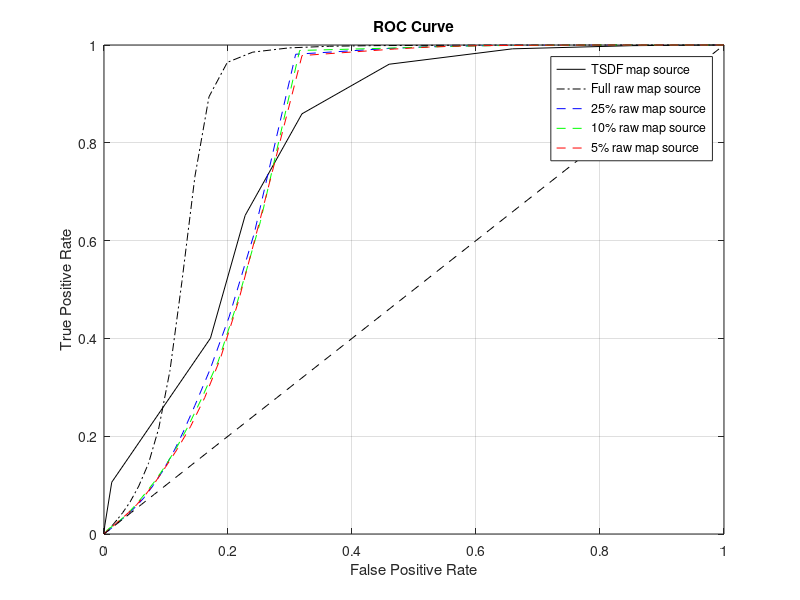
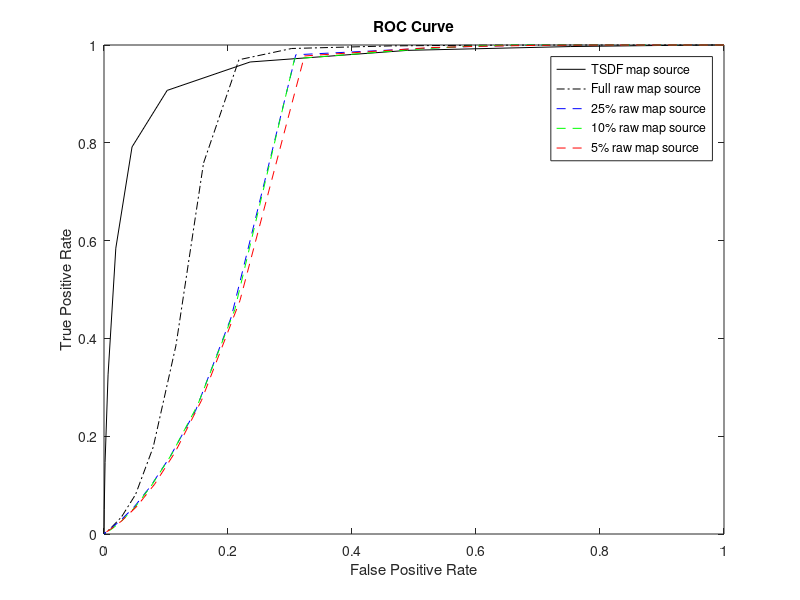
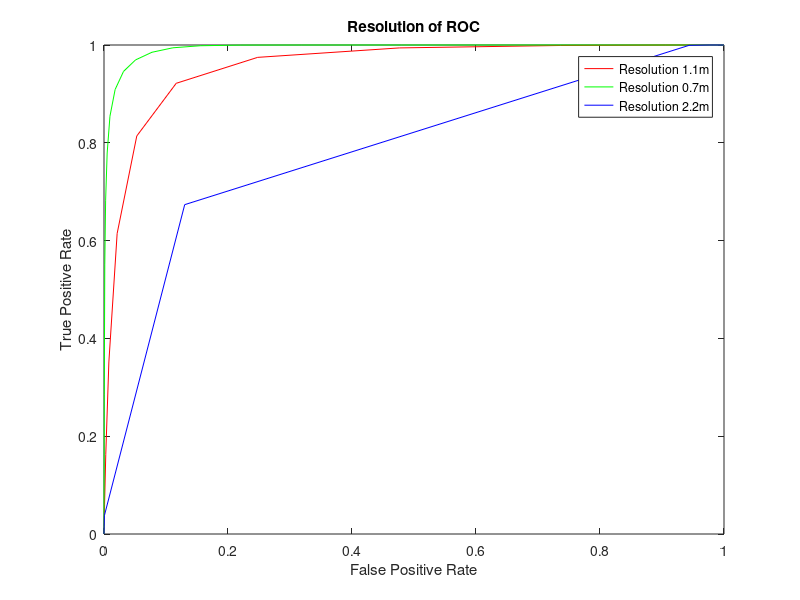

MATLAB code for these plots, in order:
clc; clear all; close all;

%%
figure('Name','Bin Source Benchmark');
fprintf('-Bin source Benchmark\n');
fprintf('Resolution of Raw pointcloud: 1m\n');

% TSDF Map
A =[0, 1, 1, 0.217548;
0.05, 1, 1, 0.217548;
0.1, 0.996439, 1, 0.218156;
0.15, 0.961556, 0.999825, 0.22426;
0.2, 0.852182, 0.998659, 0.245711;
0.25, 0.658834, 0.992175, 0.29479;
0.3, 0.459876, 0.960687, 0.364674;
0.35, 0.319286, 0.859272, 0.413508;
0.4, 0.227666, 0.651561, 0.396176;
0.45, 0.171676, 0.40037, 0.303852;
0.5, 0.0124981, 0.105888, 0.177101;
0.55, 0.00115461, 0.0165091, 0.0322186;
0.6, 0.000157999, 0.00288508, 0.00574704;
0.65, 1.01281e-05, 0.000451704, 0.000902935;
0.7, 0, 0, -nan;
0.75, 0, 0, -nan;
0.8, 0, 0, -nan;
0.85, 0, 0, -nan;
0.9, 0, 0, -nan;
0.95, 0, 0, -nan;
1.0, 0, 0, 0];

Prob = A(:, 1);
fpr = A(:, 2);
tpr = A(:, 3);

plot(fpr, tpr, 'k-'); hold on;
x_order = fpr(end:-1:1); %fliplr
y_order = tpr(end:-1:1); %fliplr

fprintf('TSDF Map AOC: %f \n', trapz(x_order, y_order));
% Raw Map

A =[0, 1, 1, 0.508077;
0.025, 0.99833, 1, 0.508495;
0.05, 0.991038, 1, 0.510327;
0.075, 0.978352, 1, 0.513546;
0.1, 0.960177, 1, 0.518229;
0.125, 0.937548, 1, 0.524181;
0.15, 0.911179, 1, 0.531291;
0.175, 0.881982, 1, 0.539392;
0.2, 0.850119, 1, 0.54852;
0.225, 0.815308, 0.999988, 0.558847;
0.25, 0.777584, 0.999965, 0.570482;
0.275, 0.736528, 0.999935, 0.583707;
0.3, 0.690834, 0.999885, 0.59916;
0.325, 0.641142, 0.999794, 0.616908;
0.35, 0.582405, 0.999601, 0.639258;
0.375, 0.512453, 0.999257, 0.668047;
0.4, 0.434915, 0.998661, 0.703076;
0.425, 0.363901, 0.997431, 0.738265;
0.45, 0.298219, 0.994112, 0.773151;
0.475, 0.239861, 0.985391, 0.804447;
0.5, 0.198863, 0.964478, 0.820987;
0.525, 0.169339, 0.894225, 0.804834;
0.55, 0.1467, 0.731665, 0.725953;
0.575, 0.125652, 0.515971, 0.586569;
0.6, 0.106383, 0.334172, 0.433941;
0.625, 0.0883769, 0.216584, 0.312144;
0.65, 0.0718601, 0.144674, 0.22538;
0.675, 0.0560105, 0.097847, 0.162226;
0.7, 0.04202, 0.0654261, 0.114103;
0.725, 0.0300767, 0.0435176, 0.0789966;
0.75, 0.0207006, 0.0284714, 0.0532895;
0.775, 0.0137827, 0.0182087, 0.0348525;
0.8, 0.00875429, 0.011405, 0.022181;
0.825, 0.00545153, 0.00701214, 0.0137822;
0.85, 0.00324817, 0.00414034, 0.0081952;
0.875, 0.00162863, 0.00204668, 0.00407218;
0.9, 0.000655093, 0.000745848, 0.0014887;
0.925, 0.000151642, 0.000208485, 0.000416761;
0.95, 3.03284e-06, 2.93641e-06, 5.87277e-06;
0.975, 0, 0, -nan;
1.0, 0.0, 0.0, 0];

Prob = A(:, 1);
fpr = A(:, 2);
tpr = A(:, 3);

plot(fpr, tpr, 'k-.'); hold on;
x_order = fpr(end:-1:1); %fliplr
y_order = tpr(end:-1:1); %fliplr

fprintf('Raw Map AOC: %f \n', trapz(x_order, y_order));

% 25% Sparse Raw Map

A =[0, 1, 1, 0.508077;
0.025, 0.989021, 1, 0.510836;
0.05, 0.971261, 1, 0.515363;
0.075, 0.951749, 1, 0.52043;
0.1, 0.930408, 1, 0.526087;
0.125, 0.906646, 1, 0.532533;
0.15, 0.880853, 1, 0.53971;
0.175, 0.852809, 1, 0.547737;
0.2, 0.823963, 0.999985, 0.55624;
0.225, 0.795628, 0.999944, 0.564844;
0.25, 0.767443, 0.999888, 0.573664;
0.275, 0.740465, 0.9998, 0.582355;
0.3, 0.714802, 0.999721, 0.590874;
0.325, 0.689539, 0.999592, 0.599488;
0.35, 0.663698, 0.999383, 0.608532;
0.375, 0.636308, 0.999084, 0.618391;
0.4, 0.60416, 0.998558, 0.630312;
0.425, 0.56321, 0.997715, 0.646122;
0.45, 0.516793, 0.99603, 0.66474;
0.475, 0.457463, 0.992797, 0.68977;
0.5, 0.309113, 0.981101, 0.760641;
0.525, 0.242224, 0.614191, 0.589651;
0.55, 0.201795, 0.444011, 0.483997;
0.575, 0.170917, 0.336093, 0.403216;
0.6, 0.146627, 0.262938, 0.339962;
0.625, 0.127573, 0.208033, 0.285943;
0.65, 0.110752, 0.164239, 0.238252;
0.675, 0.0946018, 0.128659, 0.196149;
0.7, 0.0791996, 0.0991713, 0.158353;
0.725, 0.0646768, 0.0744204, 0.124069;
0.75, 0.0503224, 0.0549696, 0.095399;
0.775, 0.0379059, 0.0395564, 0.0710833;
0.8, 0.0270514, 0.0284861, 0.0527096;
0.825, 0.0190705, 0.0197855, 0.0374473;
0.85, 0.0129806, 0.0129936, 0.0250327;
0.875, 0.00799305, 0.00784902, 0.0153402;
0.9, 0.00402155, 0.00430478, 0.00850669;
0.925, 0.00141179, 0.00202025, 0.00402138;
0.95, 0.000148609, 0.000640137, 0.00127909;
0.975, 0, 0.000105711, 0.000211399;
1.0, 0.0, 0.0, 0];

Prob = A(:, 1);
fpr = A(:, 2);
tpr = A(:, 3);

plot(fpr, tpr, 'b--'); hold on;
x_order = fpr(end:-1:1); %fliplr
y_order = tpr(end:-1:1); %fliplr
fprintf('25 percent Raw Map AOC: %f \n', trapz(x_order, y_order));
% 10% Sparse Raw Map

A =[0, 1, 1, 0.508077;
0.025, 0.988324, 1, 0.511012;
0.05, 0.971502, 1, 0.515301;
0.075, 0.951329, 1, 0.52054;
0.1, 0.930005, 1, 0.526195;
0.125, 0.907576, 1, 0.532278;
0.15, 0.884462, 1, 0.538694;
0.175, 0.85952, 1, 0.545794;
0.2, 0.8336, 1, 0.553374;
0.225, 0.806681, 0.999988, 0.561467;
0.25, 0.779321, 0.999959, 0.569932;
0.275, 0.752423, 0.999856, 0.578477;
0.3, 0.725802, 0.999712, 0.587174;
0.325, 0.700123, 0.999542, 0.595805;
0.35, 0.673409, 0.999289, 0.605028;
0.375, 0.644615, 0.998958, 0.615274;
0.4, 0.613358, 0.998438, 0.626736;
0.425, 0.578508, 0.997745, 0.639996;
0.45, 0.53697, 0.996485, 0.656386;
0.475, 0.480118, 0.994286, 0.680088;
0.5, 0.31554, 0.988836, 0.760687;
0.525, 0.252266, 0.63883, 0.600597;
0.55, 0.213595, 0.467573, 0.497106;
0.575, 0.184037, 0.352334, 0.412399;
0.6, 0.157438, 0.277118, 0.350343;
0.625, 0.13587, 0.220642, 0.297413;
0.65, 0.116359, 0.174948, 0.249878;
0.675, 0.0987371, 0.138883, 0.208835;
0.7, 0.0825918, 0.10892, 0.171683;
0.725, 0.0676338, 0.0848417, 0.139564;
0.75, 0.0545593, 0.064507, 0.110254;
0.775, 0.0426084, 0.0477343, 0.0844674;
0.8, 0.0317447, 0.0343296, 0.0626566;
0.825, 0.0219092, 0.0236939, 0.0444489;
0.85, 0.0136705, 0.0160357, 0.0307638;
0.875, 0.00752902, 0.0103626, 0.0202208;
0.9, 0.00350445, 0.00634264, 0.0125209;
0.925, 0.00116916, 0.00357655, 0.00711156;
0.95, 0.000204717, 0.0016855, 0.00336399;
0.975, 0, 0.000299514, 0.000598848;
1.0, 0.0, 0.0, 0];

Prob = A(:, 1);
fpr = A(:, 2);
tpr = A(:, 3);

plot(fpr, tpr, 'g--'); hold on;
x_order = fpr(end:-1:1); %fliplr
y_order = tpr(end:-1:1); %fliplr
fprintf('10 percent Raw Map AOC: %f \n', trapz(x_order, y_order));

% 5% Sparse Raw Map

A =[0, 1, 1, 0.508077;
0.025, 0.987574, 1, 0.511202;
0.05, 0.971024, 1, 0.515424;
0.075, 0.953187, 1, 0.520053;
0.1, 0.933046, 1, 0.525381;
0.125, 0.910069, 1, 0.531595;
0.15, 0.884293, 1, 0.538742;
0.175, 0.855625, 0.999997, 0.546919;
0.2, 0.824896, 0.999991, 0.555963;
0.225, 0.793326, 0.999953, 0.565559;
0.25, 0.762859, 0.999877, 0.575124;
0.275, 0.735185, 0.999786, 0.584089;
0.3, 0.709889, 0.999639, 0.592506;
0.325, 0.685578, 0.999457, 0.600813;
0.35, 0.659583, 0.999228, 0.609945;
0.375, 0.630127, 0.998934, 0.620626;
0.4, 0.598467, 0.998467, 0.632473;
0.425, 0.565264, 0.997528, 0.645208;
0.45, 0.522969, 0.995681, 0.661942;
0.475, 0.468678, 0.991784, 0.684145;
0.5, 0.319376, 0.978414, 0.753537;
0.525, 0.252742, 0.648021, 0.606355;
0.55, 0.216928, 0.476227, 0.502272;
0.575, 0.187821, 0.359352, 0.417111;
0.6, 0.162374, 0.278709, 0.349889;
0.625, 0.13942, 0.219388, 0.294607;
0.65, 0.118149, 0.17358, 0.247553;
0.675, 0.0991769, 0.136766, 0.205847;
0.7, 0.082839, 0.106536, 0.168177;
0.725, 0.0674033, 0.0811183, 0.133898;
0.75, 0.0530535, 0.060399, 0.103856;
0.775, 0.0398288, 0.0440021, 0.0784962;
0.8, 0.0284723, 0.0312845, 0.057592;
0.825, 0.0194162, 0.0214299, 0.0404709;
0.85, 0.0126014, 0.0142093, 0.0273621;
0.875, 0.00763062, 0.00889145, 0.0173717;
0.9, 0.00425811, 0.00509761, 0.010061;
0.925, 0.00192282, 0.00269856, 0.00536268;
0.95, 0.000602019, 0.00113345, 0.00226171;
0.975, 4.24598e-05, 0.000214358, 0.000428589;
1.0, 0.0, 0.0, 0];

Prob = A(:, 1);
fpr = A(:, 2);
tpr = A(:, 3);

plot(fpr, tpr, 'r--'); hold on;
x_order = fpr(end:-1:1); %fliplr
y_order = tpr(end:-1:1); %fliplr
fprintf('5 percent Raw Map AOC: %f \n', trapz(x_order, y_order));
plot(tpr, tpr, 'k--'); hold on;

title('ROC Curve'); hold on;
xlabel('False Positive Rate'); hold on;
ylabel('True Positive Rate'); hold on;
legend('TSDF map source', 'Full raw map source', '25% raw map source', '10% raw map source', '5% raw map source'); hold off;
grid on;
%%
figure(3);
fprintf('---------------resolition 2m---------------\n');

% TSDF Map
A =[0, 1, 1, 0.508077;
0.05, 1, 1, 0.508077;
0.1, 0.999898, 1, 0.508103;
0.15, 0.996825, 1, 0.508872;
0.2, 0.978911, 0.999912, 0.51337;
0.25, 0.912161, 0.999263, 0.530735;
0.3, 0.752839, 0.996846, 0.577104;
0.35, 0.48987, 0.989047, 0.673363;
0.4, 0.235661, 0.965274, 0.797217;
0.45, 0.101869, 0.907171, 0.862154;
0.5, 0.0452105, 0.791509, 0.842454;
0.55, 0.0190508, 0.584563, 0.721036;
0.6, 0.00654183, 0.325448, 0.486427;
0.65, 0.00171052, 0.146298, 0.254517;
0.7, 0.000376072, 0.0506266, 0.0963074;
0.75, 2.72956e-05, 0.0145088, 0.0286011;
0.8, 0, 0.0032418, 0.00646264;
0.85, 0, 0.000422843, 0.000845328;
0.9, 0, 0, 0;
0.95, 0, 0, 0;
1.0, 0, 0, 0];

Prob = A(:, 1);
fpr = A(:, 2);
tpr = A(:, 3);

plot(fpr, tpr, 'k-'); hold on;
x_order = fpr(end:-1:1); %fliplr
y_order = tpr(end:-1:1); %fliplr

fprintf('TSDF Map AOC: %f \n', trapz(x_order, y_order));
% Raw Map

A =[0, 1, 1, 0.508077;
0.05, 0.993604, 1, 0.509681;
0.1, 0.968275, 1, 0.516132;
0.15, 0.922767, 1, 0.528143;
0.2, 0.859164, 1, 0.545897;
0.25, 0.78094, 0.999977, 0.569431;
0.3, 0.700032, 0.999885, 0.59598;
0.35, 0.599826, 0.999513, 0.632399;
0.4, 0.464358, 0.998212, 0.68904;
0.45, 0.302714, 0.99287, 0.769951;
0.5, 0.217599, 0.969828, 0.811169;
0.55, 0.160524, 0.758433, 0.733043;
0.6, 0.116161, 0.386311, 0.479518;
0.65, 0.0793618, 0.177714, 0.26696;
0.7, 0.0509517, 0.0809421, 0.137236;
0.75, 0.028398, 0.0352252, 0.0646206;
0.8, 0.0123452, 0.0138334, 0.0266607;
0.85, 0.00434303, 0.0041697, 0.0082358;
0.9, 0.000920467, 0.000625455, 0.00124791;
0.95, 0.000100084, 0, 0;
1.0, 0.0, 0.0, 0];

Prob = A(:, 1);
fpr = A(:, 2);
tpr = A(:, 3);

plot(fpr, tpr, 'k-.'); hold on;
x_order = fpr(end:-1:1); %fliplr
y_order = tpr(end:-1:1); %fliplr

fprintf('Raw Map AOC: %f \n', trapz(x_order, y_order));

% 25% Sparse Raw Map

A =[0, 1, 1, 0.508077;
0.05, 0.970812, 1, 0.515479;
0.1, 0.931367, 1, 0.52583;
0.15, 0.883263, 0.999997, 0.53903;
0.2, 0.827876, 0.999953, 0.555058;
0.25, 0.771486, 0.999838, 0.572358;
0.3, 0.718266, 0.999598, 0.589654;
0.35, 0.66488, 0.999072, 0.607976;
0.4, 0.604456, 0.99758, 0.629775;
0.45, 0.528122, 0.993928, 0.658975;
0.5, 0.309321, 0.980015, 0.76;
0.55, 0.205211, 0.443368, 0.481728;
0.6, 0.147993, 0.25323, 0.328912;
0.65, 0.106956, 0.158921, 0.232676;
0.7, 0.0752008, 0.0978059, 0.157317;
0.75, 0.0488439, 0.0555862, 0.0966576;
0.8, 0.0266571, 0.0275788, 0.0511097;
0.85, 0.0110926, 0.01159, 0.022438;
0.9, 0.00299948, 0.00380559, 0.0075387;
0.95, 0.00016529, 0.000769339, 0.001537;
1.0, 0.0, 0.0, 0];

Prob = A(:, 1);
fpr = A(:, 2);
tpr = A(:, 3);

plot(fpr, tpr, 'b--'); hold on;
x_order = fpr(end:-1:1); %fliplr
y_order = tpr(end:-1:1); %fliplr
fprintf('25 percent Raw Map AOC: %f \n', trapz(x_order, y_order));
% 10% Sparse Raw Map

A =[0, 1, 1, 0.508077;
0.05, 0.973361, 1, 0.514824;
0.1, 0.934541, 1, 0.524982;
0.15, 0.886758, 1, 0.53805;
0.2, 0.830966, 1, 0.554156;
0.25, 0.769726, 0.999977, 0.572974;
0.3, 0.714927, 0.999927, 0.590918;
0.35, 0.661346, 0.999683, 0.609504;
0.4, 0.59921, 0.998176, 0.632059;
0.45, 0.51739, 0.992641, 0.662972;
0.5, 0.30739, 0.97194, 0.757206;
0.55, 0.210878, 0.458564, 0.491255;
0.6, 0.151198, 0.264333, 0.339516;
0.65, 0.108676, 0.162084, 0.236184;
0.7, 0.0762471, 0.0985253, 0.158125;
0.75, 0.049916, 0.0545526, 0.0947744;
0.8, 0.027987, 0.0260195, 0.0481748;
0.85, 0.0125423, 0.0103391, 0.0199861;
0.9, 0.00375162, 0.00281602, 0.00557582;
0.95, 0.000303284, 0.000340623, 0.000680615;
0.95, 0, 0, 0;
1.0, 0.0, 0.0, 0];

Prob = A(:, 1);
fpr = A(:, 2);
tpr = A(:, 3);

plot(fpr, tpr, 'g--'); hold on;
x_order = fpr(end:-1:1); %fliplr
y_order = tpr(end:-1:1); %fliplr
fprintf('10 percent Raw Map AOC: %f \n', trapz(x_order, y_order));

% 5% Sparse Raw Map

A =[0, 1, 1, 0.508077;
0.05, 0.972964, 1, 0.514926;
0.1, 0.933778, 1, 0.525186;
0.15, 0.885412, 0.999994, 0.538425;
0.2, 0.827145, 0.999935, 0.555269;
0.25, 0.768277, 0.999794, 0.57336;
0.3, 0.716316, 0.999436, 0.590244;
0.35, 0.66418, 0.998623, 0.608036;
0.4, 0.603518, 0.997272, 0.630002;
0.45, 0.5253, 0.994665, 0.660498;
0.5, 0.323273, 0.977619, 0.750972;
0.55, 0.21922, 0.477219, 0.501882;
0.6, 0.157385, 0.273559, 0.346646;
0.65, 0.11466, 0.167182, 0.240686;
0.7, 0.0816577, 0.101888, 0.161725;
0.75, 0.0533431, 0.0571102, 0.0984316;
0.8, 0.028627, 0.0268212, 0.0495653;
0.85, 0.0107317, 0.00997498, 0.0193547;
0.9, 0.00237016, 0.00297165, 0.00589869;
0.95, 0.000236561, 0.000234913, 0.0004695;
1.0, 0.0, 0.0, 0];

Prob = A(:, 1);
fpr = A(:, 2);
tpr = A(:, 3);

plot(fpr, tpr, 'r--'); hold on;
x_order = fpr(end:-1:1); %fliplr
y_order = tpr(end:-1:1); %fliplr
fprintf('5 percent Raw Map AOC: %f \n', trapz(x_order, y_order));

title('ROC Curve'); hold on;
xlabel('False Positive Rate'); hold on;
ylabel('True Positive Rate'); hold on;
legend('TSDF map source', 'Full raw map source', '25% raw map source', '10% raw map source', '5% raw map source'); hold off;

%%
figure(4);
fprintf('---------------Resolition Benchmark---------------\n');
fprintf('Resolition of Anchorpoints: 1.1m\n');

% Resolution 1.1
A =[0, 1, 1, 0.508077;
0.05, 1, 1, 0.508077;
0.1, 0.999836, 1, 0.508118;
0.15, 0.996385, 1, 0.508982;
0.2, 0.97647, 1, 0.514027;
0.25, 0.905526, 0.999903, 0.532803;
0.3, 0.736299, 0.999034, 0.58341;
0.35, 0.476356, 0.994042, 0.681677;
0.4, 0.247825, 0.974726, 0.794198;
0.45, 0.116467, 0.921677, 0.85849;
0.5, 0.0528548, 0.813917, 0.849482;
0.55, 0.0211829, 0.614444, 0.742323;
0.6, 0.00784596, 0.351752, 0.514655;
0.65, 0.00282661, 0.162084, 0.277646;
0.7, 0.000915918, 0.0608953, 0.114608;
0.75, 0.000157708, 0.01741, 0.0342138;
0.8, 2.8812e-05, 0.0026134, 0.00521289;
0.85, 0, 9.39651e-05, 0.000187913;
0.9, 0, 0, 0;
0.95, 0, 0, 0;
1.0, 0, 0, 0];

Prob = A(:, 1);
fpr = A(:, 2);
tpr = A(:, 3);

plot(fpr, tpr, 'r-'); hold on;
x_order = fpr(end:-1:1); %fliplr
y_order = tpr(end:-1:1); %fliplr
fprintf('Resolution 1.1m AOC: %f \n', trapz(x_order, y_order));

% 0.7m
A =[0, 1, 1, 0.508077;
0.05, 0.998693, 1, 0.508404;
0.1, 0.905706, 1, 0.532791;
0.15, 0.698373, 1, 0.596599;
0.2, 0.479735, 1, 0.682836;
0.25, 0.318347, 0.999985, 0.764388;
0.3, 0.21986, 0.999824, 0.824406;
0.35, 0.155388, 0.998497, 0.868488;
0.4, 0.11107, 0.994292, 0.900068;
0.45, 0.0773131, 0.985139, 0.922912;
0.5, 0.0508486, 0.969505, 0.93764;
0.55, 0.0314809, 0.945982, 0.94271;
0.6, 0.0179438, 0.908992, 0.935303;
0.65, 0.00958984, 0.854351, 0.912319;
0.7, 0.00509669, 0.77915, 0.871036;
0.75, 0.00261582, 0.682739, 0.809026;
0.8, 0.00126773, 0.550401, 0.708888;
0.85, 0.000436729, 0.28472, 0.442949;
0.9, 0, 0.0283217, 0.0550833;
0.95, 0, 0, -nan;
1.0, 0, 0, 0];

Prob = A(:, 1);
fpr = A(:, 2);
tpr = A(:, 3);

plot(fpr, tpr, 'g-'); hold on;
x_order = fpr(end:-1:1); %fliplr
y_order = tpr(end:-1:1); %fliplr
fprintf('Resolution 0.7m AOC: %f \n', trapz(x_order, y_order));


% 2.2m
A =[0, 1, 1, 0.508077;
0.05, 1, 1, 0.508077;
0.1, 1, 1, 0.508077;
0.15, 0.999794, 1, 0.508129;
0.2, 0.99906, 1, 0.508312;
0.25, 0.997815, 1, 0.508624;
0.3, 0.994733, 1, 0.509397;
0.35, 0.988663, 1, 0.510927;
0.4, 0.975833, 1, 0.51419;
0.45, 0.943641, 0.999298, 0.522294;
0.5, 0.130159, 0.673504, 0.699546;
0.55, 0.000632347, 0.0378121, 0.0727831;
0.6, 0.000204717, 0.0150256, 0.0295948;
0.65, 4.54926e-05, 0.00606075, 0.0120474;
0.7, 0, 0.00202612, 0.00404405;
0.75, 0, 0.000484508, 0.000968546;
0.8, 0, 4.11097e-05, 8.22161e-05;
0.85, 0, 0, 0;
0.9, 0, 0, 0;
0.95, 0, 0, 0;
1.0, 0, 0, 0];

Prob = A(:, 1);
fpr = A(:, 2);
tpr = A(:, 3);

plot(fpr, tpr, 'b-'); hold on;
x_order = fpr(end:-1:1); %fliplr
y_order = tpr(end:-1:1); %fliplr
fprintf('Resolution 2.2m AOC: %f \n', trapz(x_order, y_order));


title('Resolution of ROC'); hold on;
xlabel('False Positive Rate'); hold on;
ylabel('True Positive Rate'); hold on;
legend('Resolution 1.1m', 'Resolution 0.7m', 'Resolution 2.2m'); hold off;
